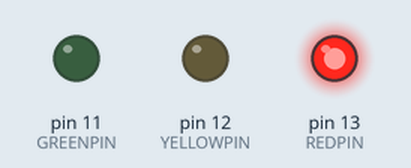
This sketch was run on a simulated Arduino Uno, built with avr-gcc and run on an emulated ATmega328P. Parts: output pins drawn as LEDs (lit = HIGH).

Above: at 5.0 s.
At 11.0 s:
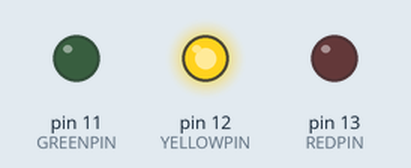
At 14.5 s:
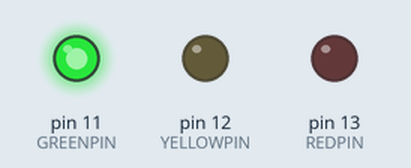
Timing chart, 0 to 22.1 s (numbered marks = the images above):
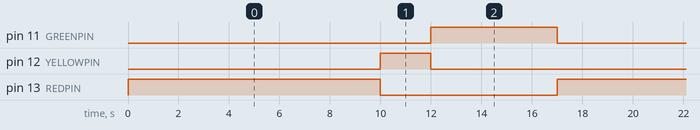

The sketch:

sketch_jan22a.ino
```cpp
//Create the variables and assign the pins to them.

int REDPIN=13;
int YELLOWPIN=12;
int GREENPIN=11;

void setup() {
//Set the pins to output pins using pinMode

pinMode(REDPIN, OUTPUT);
pinMode(YELLOWPIN, OUTPUT);
pinMode(GREENPIN, OUTPUT);
}

void loop() {
//Make the LEDs blink in turn:
//Turn on the red led, and turn off the yellow and green leds.

digitalWrite(REDPIN, HIGH);
digitalWrite(YELLOWPIN, LOW);
digitalWrite(GREENPIN, LOW);
delay(10000);

//Turn on the yellow led, and turn off the red and green leds.

digitalWrite(REDPIN, LOW);\
digitalWrite(YELLOWPIN, HIGH);
digitalWrite(GREENPIN, LOW);
delay(2000);

//Turn on the green led, and turn off the red and yellow leds.

digitalWrite(REDPIN, LOW);
digitalWrite(YELLOWPIN, LOW);
digitalWrite(GREENPIN, HIGH);
delay(5000);
}
```

Measured:
- by itself, pin 11 (GREENPIN): alternates HIGH for 5.0 s and LOW for 12.0 s
- by itself, pin 12 (YELLOWPIN): alternates HIGH for 2.0 s and LOW for 15.0 s
- by itself, pin 13 (REDPIN): alternates HIGH for 10.0 s and LOW for 7.0 s
